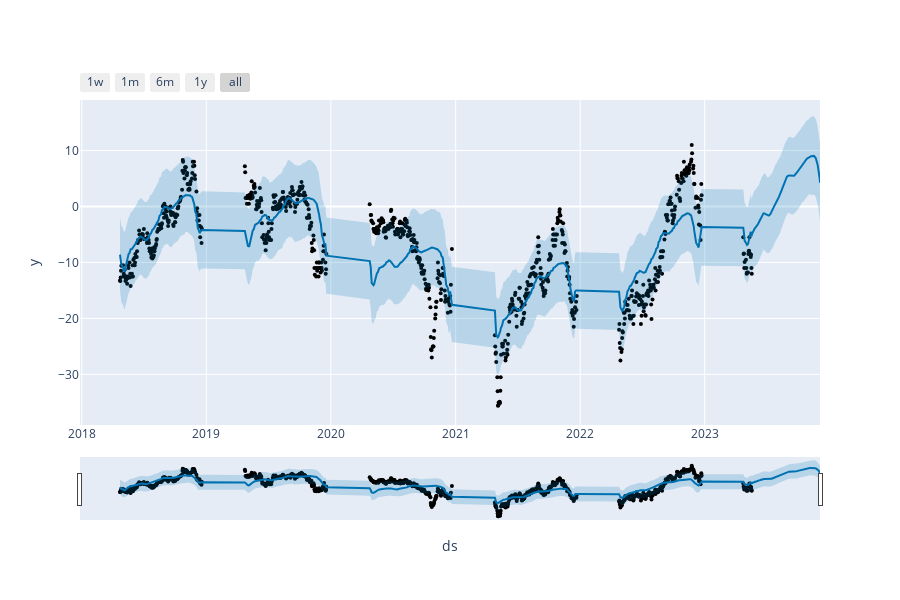

The notebook cell this image was saved under:
### Markdown cell above
To enhance the visualization of the forecasts, we can apply a simple yet effective technique known as smoothing. By implementing a moving average with a window size of 7 periods, we can achieve a smoother representation of the forecasted values. The moving average calculates the average of a specific number of consecutive periods, in this case, 7 periods. By taking the average, we can reduce the impact of short-term fluctuations and highlight the underlying trends in the data.

### Code cell
smoothed_forecast = pd.DataFrame()

smoothed_forecast['ds'] = forecast['ds']

# Smooth the 'yhat', 'yhat_lower', and 'yhat_upper' columns using a rolling mean with window size 7
smoothed_forecast['yhat'] = forecast['yhat'].rolling(window=7, min_periods=1, center=True).mean()
smoothed_forecast['yhat_lower'] = forecast['yhat_lower'].rolling(window=7, min_periods=1, center=True).mean()
smoothed_forecast['yhat_upper'] = forecast['yhat_upper'].rolling(window=7, min_periods=1, center=True).mean()

plot_plotly(m, smoothed_forecast)

### Figure 1 — Plotly figure (JSON) as saved in the notebook; plotly's stock layout.template omitted (floating-point values rounded to 4 significant figures; data arrays with more than 128 entries replaced by an {"elided": "..."} marker saying what was removed)
{"data": [{"marker": {"color": "black", "size": 4}, "mode": "markers", "name": "Actual", "type": "scatter", "x": {"elided": "837 str values"}, "y": {"elided": "837 float values"}}, {"hoverinfo": "skip", "line": {"width": 0}, "mode": "lines", "type": "scatter", "x": {"elided": "1037 str values"}, "y": {"elided": "1037 float values"}}, {"fill": "tonexty", "fillcolor": "rgba(0, 114, 178, 0.2)", "line": {"color": "#0072B2", "width": 2}, "mode": "lines", "name": "Predicted", "type": "scatter", "x": {"elided": "1037 str values"}, "y": {"elided": "1037 float values"}}, {"fill": "tonexty", "fillcolor": "rgba(0, 114, 178, 0.2)", "hoverinfo": "skip", "line": {"width": 0}, "mode": "lines", "type": "scatter", "x": {"elided": "1037 str values"}, "y": {"elided": "1037 float values"}}], "layout": {"height": 600, "showlegend": false, "width": 900, "xaxis": {"rangeselector": {"buttons": [{"count": 7, "label": "1w", "step": "day", "stepmode": "backward"}, {"count": 1, "label": "1m", "step": "month", "stepmode": "backward"}, {"count": 6, "label": "6m", "step": "month", "stepmode": "backward"}, {"count": 1, "label": "1y", "step": "year", "stepmode": "backward"}, {"step": "all"}]}, "rangeslider": {"visible": true}, "title": {"text": "ds"}, "type": "date"}, "yaxis": {"title": {"text": "y"}}}}
